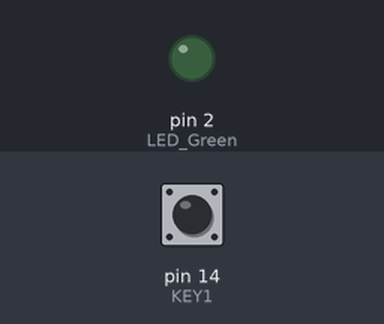
The program below on a simulated Arduino Uno, built with avr-gcc and run on an emulated ATmega328P. On the bench: output pins drawn as LEDs (lit = HIGH). The test bench sets the inputs (shaded band); at power-on: pin 14 (KEY1) HIGH.

Above: at 1.2 s.
1.3 s: pin 14 (KEY1) pulled LOW for 0.15 s
At 2.1 s:
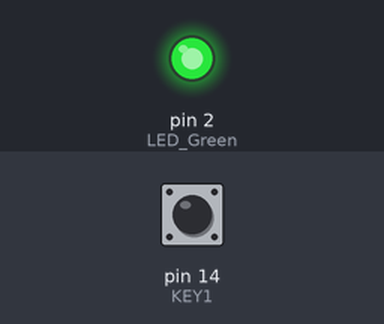
2.9 s: pin 14 (KEY1) pulled LOW for 1 s
At 4.5 s:
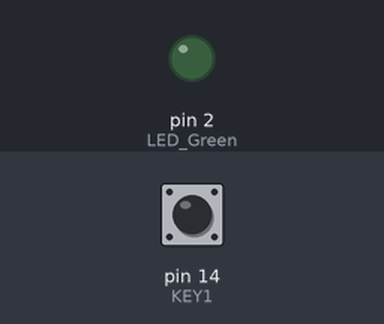
5.4 s: pin 14 (KEY1) pulled LOW for 3.2 s
At 9.3 s:
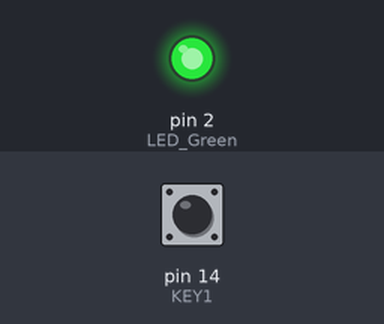
Timing chart, 0 to 10.8 s (numbered marks = the images above; inputs shaded):
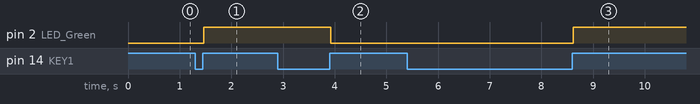

The program:

main.cpp
```cpp
#include <Arduino.h>

// 引脚定义
int LED_Green = 2;
int KEY1 = 14;
int KeyStatus = 0;
 //状态标志位

int ChangeStatus(int KeyStatus)
{
	int Status = KeyStatus;
	if (digitalRead(KEY1) == 0)
	{
		delay(20);
		while (digitalRead(KEY1)==0);
		delay(20);
		if (Status == 0){Status = 1;}
		else {Status = 0;}
	}
	return Status;
}

void setup() {
	// put your setup code here, to run once:
	pinMode(KEY1, INPUT_PULLUP); // 按键下拉输入
	pinMode(LED_Green, OUTPUT);

}

void loop() {
	// put your main code here, to run repeatedly:
	KeyStatus = ChangeStatus(KeyStatus);
	digitalWrite(LED_Green, KeyStatus);

}
```

Measured:
- after the input at 1.3 s, pin 2 (LED_Green): LOW → HIGH after 0.17 s
- after the input at 2.9 s, pin 2 (LED_Green): HIGH → LOW after 1.0 s
- after the input at 5.4 s, pin 2 (LED_Green): LOW → HIGH after 3.2 s
